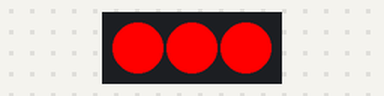
A sketch run on a simulated ESP32. On the bench: 3 RGB LEDs in strip order, left to right.

Above: at 0.5 s.
At 1.5 s:
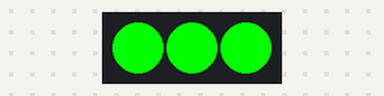
At 5.5 s:
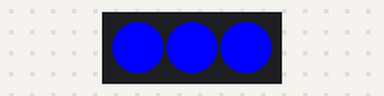
Timing chart, 0 to 6.9 s (numbered marks = the images above):
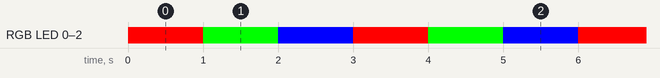

Measured:
- by itself, RGB LED 0–2: repeats every 3.0 s: RGB(0, 255, 0) 1.0 s, RGB(0, 0, 255) 1.0 s, RGB(255, 0, 0) 1.0 s
- by itself, everything shown: repeats every 3.0 s, in 3 steps

The sketch:

idfk.ino
```cpp
#include <Adafruit_NeoPixel.h>

#define PIN     27  // Pin where the data line is connected
#define NUM_LEDS 3   // Number of LEDs in the strip

Adafruit_NeoPixel strip = Adafruit_NeoPixel(NUM_LEDS, PIN, NEO_GRB + NEO_KHZ800);

void setup() {
  strip.begin();
  strip.show(); // Initialize all pixels to 'off'
}

void loop() {
  // Example: Set all LEDs to red
  setColor(strip.Color(255, 0, 0)); // Red
  delay(1000);

  // Set all LEDs to green
  setColor(strip.Color(0, 255, 0)); // Green
  delay(1000);

  // Set all LEDs to blue
  setColor(strip.Color(0, 0, 255)); // Blue
  delay(1000);
}

void setColor(uint32_t color) {
  for(int i=0; i<strip.numPixels(); i++) {
    strip.setPixelColor(i, color);
  }
  strip.show();
}
```
